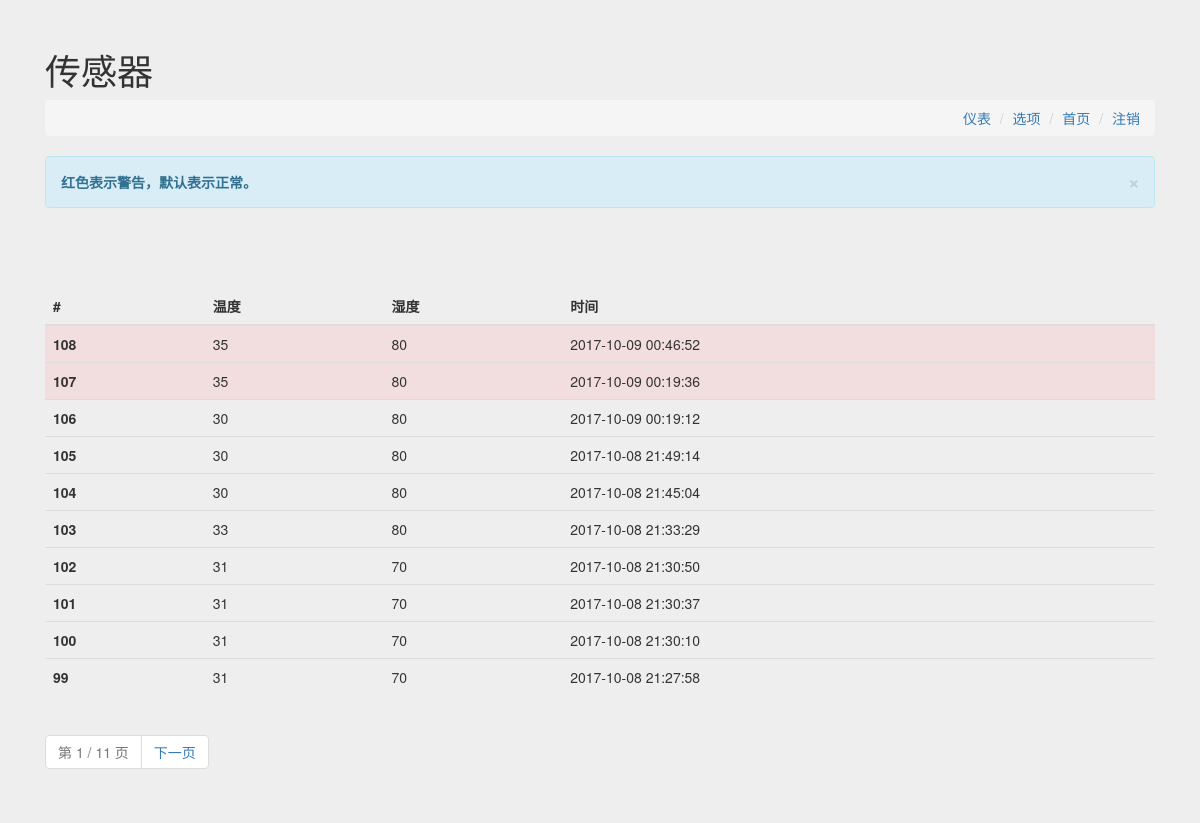
Screenshot of /sensor (signed in) with the database file from the repository.
### home/models.py (models this page shows, shortened)
class Sensor(models.Model):
    name = models.CharField(max_length=50)
    value1 = models.CharField(max_length=50)
    value2 = models.CharField(max_length=50)
    value3 = models.CharField(max_length=50)
    value4 = models.CharField(max_length=50)
    value5 = models.CharField(max_length=50)
    location = models.CharField(max_length=50)
    create_time = models.DateTimeField(default=datetime.now())
    update_time = models.DateTimeField(default=datetime.now())
    class Meta:
        verbose_name = '传感器数据'
        verbose_name_plural = '传感器数据'

### home/views.py (the view)
# urls.py: url(r'^sensor', views.sensor, name='sensor'),  # 传感器页
def sensor(request):
    username = request.session.get('username', None)
    if username:
        sensor_all = Sensor.objects.all().order_by('-id')
        paginator = Paginator(sensor_all, 10)  # 每页显示一条数据
        page = request.GET.get('page')
        try:
            sensor = paginator.page(page)
        except PageNotAnInteger:
            sensor = paginator.page(1)  # 如果页面不是整数跳到第一页
        except EmptyPage:
            sensor = paginator.page(
                paginator.num_pages)  # 如果页面超出最大范围跳到最后一页
        temperature = Option.objects.get(name='temperature')
        humidity = Option.objects.get(name='humidity')
        return render(request, 'sensor.html', locals())
    else:
        response = HttpResponseRedirect('/login')
        return response

### home/templates/sensor.html (shortened to what this page needs)
<!DOCTYPE html>
<html>
<head>
    <link rel="stylesheet" href="https://cdn.bootcss.com/bootstrap/3.3.7/css/bootstrap.min.css">
</head>
<body style="background-color:#eee;">
    <div class="container" style="padding:30px;">
        <div class="">
            <h1 class="text-left">传感器</h1>
        </div>
        <ol class="breadcrumb text-right">
            <li><a href="{% url 'meter' %}">仪表</a></li>
            <li><a href="{% url 'option' %}">选项</a></li>
            <li><a href="{% url 'sensor' %}">首页</a></li>
            <li><a class="text-right" href="{% url 'logout' %}">注销</a></li>
        </ol>
        <div class="row">
            <div class="col-md-12">
                <div class="alert alert-info alert-dismissible" role="alert">
                    <button type="button" class="close" data-dismiss="alert">
                        <span aria-hidden="true">&times;</span>
                    </button>
                    <strong>红色表示警告，默认表示正常。</strong>
                </div>
            </div>
        </div>
    </div>
    <div class="container" style="padding:30px;">
        <div class="table-responsive">
            <table class="table table-hover">
                <thead>
                    <tr>
                        <th>#</th>
                        <th>温度</th>
                        <th>湿度</th>
                        <th>时间</th>
                    </tr>
                </thead>
                <tbody>
                    {% for s in sensor %} {% if s.value1 >= temperature.value or s.value2 <= humidity.value %}
                    <tr class="danger">
                        <th scope="row">{{s.id}}</th>
                        <td>{{s.value1}}</td>
                        <td>{{s.value2}}</td>
                        <td>{{s.create_time | date:'Y-m-d H:i:s'}}</td>
                    </tr>
                    {% else %}
                    <tr>
                        <th scope="row">{{s.id}}</th>
                        <td>{{s.value1}}</td>
                        <td>{{s.value2}}</td>
                        <td>{{s.create_time | date:'Y-m-d H:i:s'}}</td>
                    </tr>
                    {% endif %} {% endfor %}
                </tbody>
            </table>
        </div>
        <nav aria-label="Page navigation">
            <ul class="pagination">
                <li class="disabled"><a href="#">第 {{sensor.number}} / {{sensor.paginator.num_pages}} 页</a></li>
                {% if sensor.has_next %}
                <li><a href="sensor?page={{sensor.next_page_number}}">下一页</a></li>
                {% endif %}
            </ul>
        </nav>
    </div>
</body>
</html>

### rows the page displays
Sensor: id "108", value1 "35", value2 "80", create_time "2017-10-09 00:46:52"
Sensor: id "107", value1 "35", value2 "80", create_time "2017-10-09 00:19:36"
Sensor: id "106", value1 "30", value2 "80", create_time "2017-10-09 00:19:12"
Sensor: id "105", value1 "30", value2 "80", create_time "2017-10-08 21:49:14"
Sensor: id "104", value1 "30", value2 "80", create_time "2017-10-08 21:45:04"
Sensor: id "103", value1 "33", value2 "80", create_time "2017-10-08 21:33:29"
Sensor: id "102", value1 "31", value2 "70", create_time "2017-10-08 21:30:50"
Sensor: id "101", value1 "31", value2 "70", create_time "2017-10-08 21:30:37"
Sensor: id "100", value1 "31", value2 "70", create_time "2017-10-08 21:30:10"
Sensor: id "99", value1 "31", value2 "70", create_time "2017-10-08 21:27:58"

### other values shown
{{ sensor.number }} "1"
{{ sensor.paginator.num_pages }} "11"
